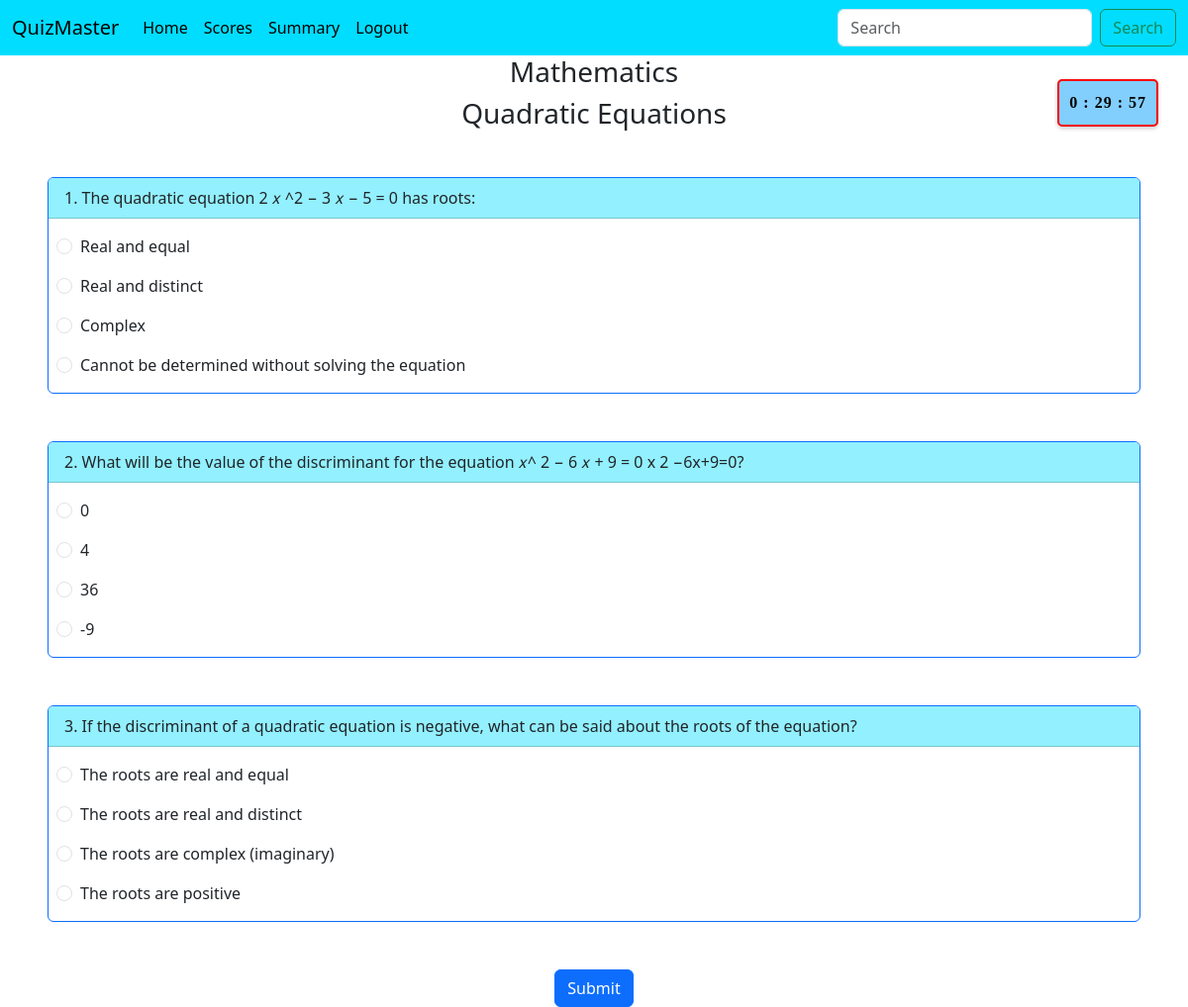
The app's page /attempt_quiz/2 (signed in) with its own data.
### controllers/database.py (models this page shows, shortened)
class Subject(db.Model):
    id = db.Column(db.Integer, primary_key=True , autoincrement=True)
    name = db.Column(db.String(100), nullable=False)
    description = db.Column(db.Text, nullable=True)
    chapters = db.relationship('Chapter', backref='subject', lazy=True, cascade="all, delete-orphan")

class Chapter(db.Model):
    id = db.Column(db.Integer, primary_key=True, autoincrement=True)
    name = db.Column(db.String(100), nullable=False)
    subject_id = db.Column(db.Integer, db.ForeignKey('subject.id'), nullable=False)
    description = db.Column(db.Text, nullable=True)
    quizzes = db.relationship('Quiz', backref='chapter', lazy=True, cascade="all, delete-orphan")

class Question(db.Model):
    __tablename__ = 'questions'
    id = db.Column(db.Integer, primary_key=True)
    quiz_id = db.Column(db.Integer, db.ForeignKey('quiz.id'), nullable=False)
    question_title = db.Column(db.String(50),nullable = False)
    question_statement = db.Column(db.Text, nullable=False)
    option1 = db.Column(db.String(100), nullable=False)
    option2 = db.Column(db.String(100), nullable=False)
    option3 = db.Column(db.String(100), nullable=False)
    option4 = db.Column(db.String(100), nullable=False)
    correct_option = db.Column(db.String(100), nullable=False)
    user_answers = db.relationship('UserAnswers', backref='question', lazy=True, cascade="all, delete-orphan")

### controllers/routes.py (the view, shortened to what this page needs)
@app.route("/attempt_quiz/<int:quiz_id>" , methods = ["GET","POST"])
def attempt_quiz(quiz_id):
    if session.get('user_role', None) == 'user':
        quiz = Quiz.query.filter_by(id = quiz_id).first()
        if not quiz:
            flash("Quiz not found")
            return redirect(url_for("home"))
        questions = Question.query.filter_by(quiz_id = quiz_id).all()
        if not questions:
            flash("No questions found")
            return redirect(url_for("home"))
        if request.method == "GET":
            if datetime.now().date() == quiz.date_of_quiz:
                if 'target_time' not in session:
                    target_time = datetime.now() + timedelta(minutes = quiz.duration)
                    session["target_time"] = target_time.isoformat()
                targettime = session["target_time"]
                return render_template("attempt_quiz.html",quiz = quiz, questions = questions, target_time = targettime)
            elif datetime.now().date() < quiz.date_of_quiz:
                flash("Quiz has not started yet")
                return redirect(url_for("home"))
            else:
                flash("Quiz has already ended")
                return redirect(url_for("home"))
    else:
        flash("You are not authorized to access this page")
        return redirect(url_for("home"))

### templates/attempt_quiz.html (shortened to what this page needs)
{% extends 'base.html' %}
{% block body %}
<h3 class="text-center">{{quiz.chapter.subject.name}}</h3>
<h3 class="text-center">{{quiz.chapter.name}}</h3>
<div class="timer" id="timer" style="text-align: center; font-size: 1rem; color: #000000;position: fixed; top: 80px; right: 30px; z-index: 1000; background-color: #82cefd; padding: 10px; border-radius: 5px; border: 2px solid #f90303; box-shadow: 0 2px 4px rgba(0, 0, 0, 0.2); font-weight: bold; font-family: 'Times New Roman', Times, serif;  letter-spacing: 1px; text-transform: uppercase; "></div>
<div>
    <form method="POST" action="{{url_for('attempt_quiz', quiz_id = quiz.id)}}">
        {% for que in questions %}
            <div class="card border-primary m-5">
                <div class="card-header" style="background-color: #93f0fe;">
                    {{loop.index}}. {{que.question_statement}}
                </div>
                <div class="form-check m-2 mt-3">
                    <input class="form-check-input" type="radio" name="{{que.id}}" id="flexRadioDefault1" value="{{que.option1}}">
                    <label class="form-check-label" for="flexRadioDefault1">{{que.option1}}</label>
                </div>
                <div class="form-check m-2" >
                    <input class="form-check-input" type="radio" name="{{que.id}}" id="flexRadioDefault1" value = "{{que.option2}}">
                    <label class="form-check-label" for="flexRadioDefault1">{{que.option2}}</label>
                </div>
                <div class="form-check m-2">
                    <input class="form-check-input" type="radio" name="{{que.id}}" id="flexRadioDefault1" value="{{que.option3}}">
                    <label class="form-check-label" for="flexRadioDefault1">{{que.option3}}</label>
                </div>
                <div class="form-check m-2 mb-3">
                    <input class="form-check-input" type="radio" name="{{que.id}}" id="flexRadioDefault1" value="{{que.option4}}">
                    <label class="form-check-label" for="flexRadioDefault1">{{que.option4}}</label>
                </div>
            </div>
        {% endfor %}
        <div class="d-flex justify-content-center">
            <button type="submit" class="btn btn-primary">Submit</button>
        </div>
    </form>
</div>
{% endblock body %}

### records on screen
Subject: chapter.subject.name "Mathematics"
Chapter: chapter.name "Quadratic Equations"
Question: question_statement "The quadratic equation 2 𝑥 ^2 − 3 𝑥 − 5 = 0 has roots:", option1 "Real and equal", option2 "Real and distinct", option3 "Complex", option4 "Cannot be determined without solving the equation"
Question: question_statement "What will be the value of the discriminant for the equation 𝑥^ 2 − 6 𝑥 + 9 = 0 x 2 −6x+9=0?", option1 "0", option2 "4", option3 "36", option4 "-9"
Question: question_statement "If the discriminant of a quadratic equation is negative, what can be said about the roots of the equation?", option1 "The roots are real and equal", option2 "The roots are real and distinct", option3 "The roots are complex (imaginary)", option4 "The roots are positive"
